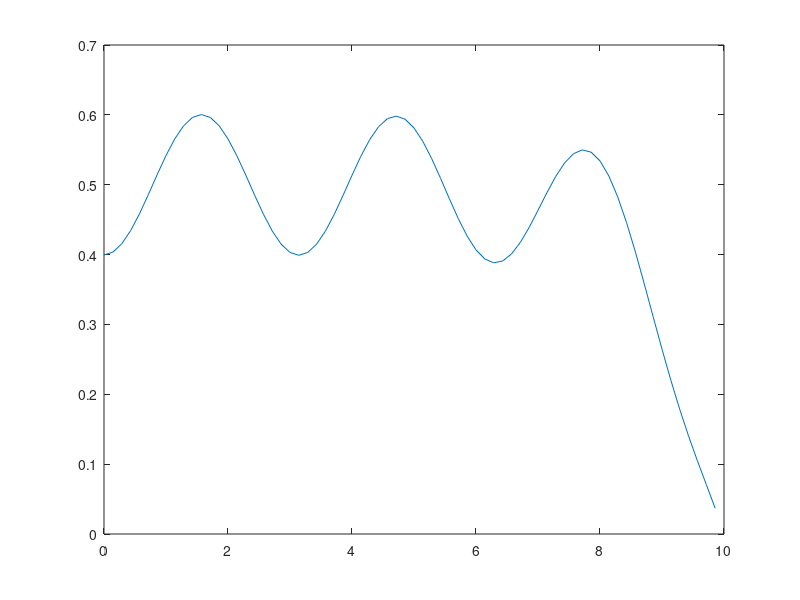

Here is the MATLAB script that generated this plot:
# solution_2_derive_with_u(x)

disp("f(x)=(sin(x))^2; -u''(x)+u(x)=f(x), 0<x<L; u'(0)=u(L)=0");
#{
x_i=(i-1)*h
hN=L
h=L/N

-u_{i-1}+u_i-u_{i+1}
-------------------- + u_i = f_i  (i≥2)
        h^2         

-u_0 + u_1 - u_2
-------------------- + u_1 = f_1  (i=1)
        h^2 

u_0 valeur fictive à èlement 


par la C-L u'(0) = 0

0=u'(0)=\frac{u(h)-u(-h)}{2h}+o(h^2)
u(h)=u(-h)+o(h^2) => u_2=~u_0

donc u_0 := u_2
#}

L = 10;
N = 70;
h = L/N;
M_1 = diag(ones(N,1));
M_2 = 2*diag(ones(N,1),0) - diag(ones(N-1,1),1) - diag(ones(N-1,1),-1);
M_2(1,2) = -2;
M = M_1 + M_2/h^2;

X = [0:h:L-h]'; # debut:pas:fin, prime -> transpose
F = (sin(X)).^2;
# MU=F => U=F/M <- resulution de sys lineaire
U = M\F;
plot(X,U)

